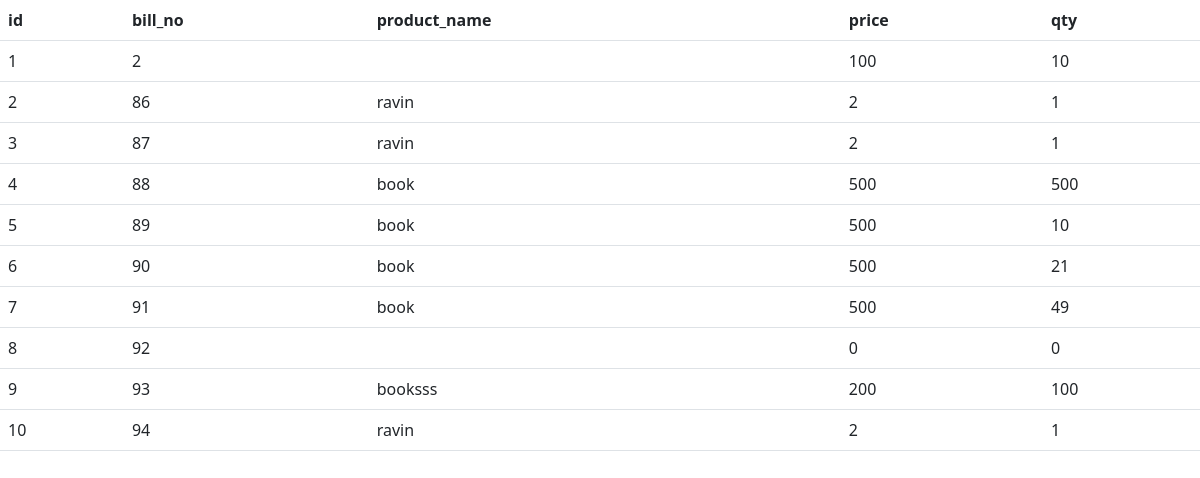
Screenshot of /ojaswi/purchase_details.php with the database file from the repository.
### tables this page shows
CREATE TABLE `purchase_details` (
  `id` int(11) NOT NULL,
  `bill_no` int(11) NOT NULL,
  `product_name` varchar(255) NOT NULL,
  `price` double NOT NULL,
  `qty` int(11) NOT NULL
);

### ojaswi/purchase_details.php (the view, shortened to what this page needs)
<!DOCTYPE html>
<html>
<head>
</head>
<body>
  <?php include 'includes\head.php';?>
<table class="table">
<tr>
<th>id</th>
<th>bill_no</th>
<th>product_name</th>
<th>price</th>
<th>qty</th>
</tr>
<?php
$conn = mysqli_connect("localhost", "root", "", "ssms");
$sql = "SELECT `id`, `bill_no`, `product_name`, `price`, `qty` FROM `purchase_details`  ";
$result = $conn->query($sql);
if ($result->num_rows > 0) {
while($row = $result->fetch_assoc()) {
echo "<tr><td>" . $row["id"]. "</td><td>" . $row["bill_no"] ."</td><td>"
. $row["product_name"]. "</td><td>". $row["price"]."</td><td>" . $row["qty"]. "</td></tr>";
}
echo "</table>";
} else { echo "0 results"; }
?>
</body>
</html>

### ojaswi/includes/head.php (shortened to what this page needs)
   <link href="https://cdn.jsdelivr.net/npm/bootstrap@5.0.0-beta2/dist/css/bootstrap.min.css" rel="stylesheet">
<link rel="stylesheet" type="text/css" href="https://stackpath.bootstrapcdn.com/font-awesome/4.7.0/css/font-awesome.min.css">

### rows the page displays
purchase_details: id "1", bill_no "2", price "100", qty "10"
purchase_details: id "2", bill_no "86", product_name "ravin", price "2", qty "1"
purchase_details: id "3", bill_no "87", product_name "ravin", price "2", qty "1"
purchase_details: id "4", bill_no "88", product_name "book", price "500", qty "500"
purchase_details: id "5", bill_no "89", product_name "book", price "500", qty "10"
purchase_details: id "6", bill_no "90", product_name "book", price "500", qty "21"
purchase_details: id "7", bill_no "91", product_name "book", price "500", qty "49"
purchase_details: id "8", bill_no "92", price "0", qty "0"
purchase_details: id "9", bill_no "93", product_name "booksss", price "200", qty "100"
purchase_details: id "10", bill_no "94", product_name "ravin", price "2", qty "1"
